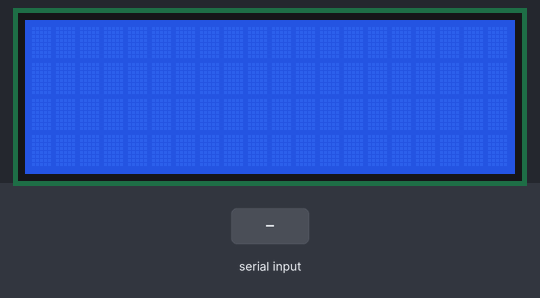
Bench run of a program on a simulated Arduino Uno R4 WiFi. Shown: 20×4 character LCD. The test bench sets the inputs (shaded band).

Above: at 1.2 s.
1.3 s: "1\n" received over Serial
3.8 s: "0\n" received over Serial
At 6.0 s:
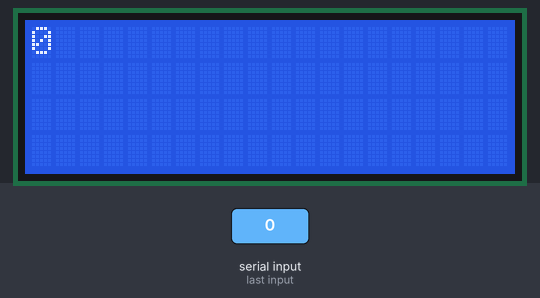
6.3 s: "2\n" received over Serial
Timing chart, 0 to 9.3 s (numbered marks = the images above; inputs shaded):
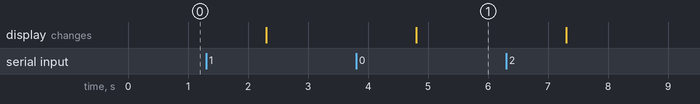

The program:

main.cpp
```cpp
#include <Arduino.h>
#include <Wire.h>
#include <LiquidCrystal_I2C.h>

LiquidCrystal_I2C lcd(0x27,20,4);

bool i2CAddrTest(uint8_t addr);
String lastText = "";

void setup() {
	Wire.begin(); // attach the IIC pin
	if (!i2CAddrTest(0x27)) {
		lcd = LiquidCrystal_I2C(0x3F, 16, 2);
	}
	lcd.init();
	lcd.backlight();
	lcd.clear();
	lcd.setCursor(0,0);

	Serial.begin(9600);
}

void loop() {
	if (!Serial.available()) return;

	String currentText = Serial.readStringUntil('\0');

	if (lastText == currentText) return;

	lcd.clear();

	int row = 0;  // Inizializziamo dalla riga 0
	int col = 0;  // Inizializziamo dalla colonna 0

	for (unsigned int i=0; i < currentText.length(); i++){
		char current_char = currentText[i];

		if(current_char == '\n'){
			row = (row == 1) ? 0 : row + 1 ;

			col = 0;

			lcd.setCursor(col, row);
		} else {
			lcd.print(current_char);
			col++;

			if(col > 15){
				col = 0;
				row = (row == 1) ? 0 : row + 1 ;

				lcd.setCursor(col, row);
			}
		}
	}

	lastText = currentText;
}

bool i2CAddrTest(uint8_t addr) {
	Wire.begin();
	Wire.beginTransmission(addr);
	if (Wire.endTransmission() == 0) {
		return true;
	}
	return false;
}
```

Measured:
- after the input at 3.8 s, the display: changes after 1.0 s (image 1)
